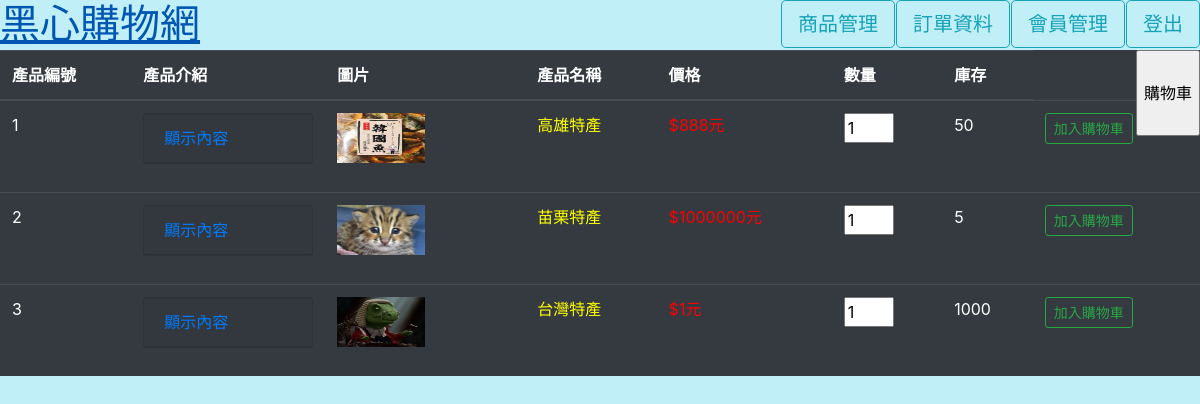
The app's page /index.php (signed in) with its own data.
### tables this page shows
create table res
(
    `resId` int auto_increment primary key,
    `resname` varchar(30),
    `detail` varchar(40),
    `price` int,
    `stock` int,
     `temp` int
);

### index.php (the view, shortened to what this page needs)
<?php
require "connect.php";
if (isset($_SESSION["userName"])) {
    $user = $_SESSION["userName"];
} else {
    $user = "guest";
}
$sql = "select * from res";
$result = mysqli_query($link, $sql);
?>
<!DOCTYPE html>
<html lang="en">
<head>
  <link rel="stylesheet" href="https://maxcdn.bootstrapcdn.com/bootstrap/4.5.2/css/bootstrap.min.css">
</head>
<body style="background-color: #c1eff7">
<div id = "all">
  <form method="post" class="header" >
  <h1><a href="index.php" >黑心購物網</a></h1>
  <a href = "login.php" class = "btn btn-outline-info btn-lg fl" name="btnlogin"><?php if ($user == "guest") {echo "登入";} else {echo "登出";}?></a>
  <a href = "membermanage.php" id=btnmember style="<?php if ($_SESSION["check"] == 0) {echo "display:none";}?>" name = btnmember class = "btn btn-outline-info btn-lg fm">會員管理</a>
  <a href = "buylist.php" class = "btn btn-outline-info btn-lg fl2" name="btnlist">訂單資料</a>
  <a href = "resmanage.php" id=btnmember style="<?php if ($_SESSION["check"] == 0) {?><?="display:none"?><?php }?>" name = btnmember class = "btn btn-outline-info btn-lg fn">商品管理</a>
  <input type="submit" id="buycar" name="buycar" value="購物車" class="car"/>
  </form>
<div>
<div class="tb">
<table class="table table-dark">
    <thead>
      <tr>
        <th>產品編號</th>
        <th>產品介紹</th>
        <th>圖片</th>
        <th>產品名稱</th>
        <th>價格</th>
        <th>數量</th>
        <th>庫存</th>
      </tr>
    </thead>
    <tbody>
    <?php while ($row = mysqli_fetch_assoc($result)) {?>
        <tr>
        <td style ="width100px;"><?=$row["resId"]?></td>
        <td>
        <div id="accordion">
        <div class="card text-white bg-dark mb-3">
        <div class="card-header">
        <a class="collapsed card-link" data-toggle="collapse" href="#<?="demo".$row["resId"]?>">顯示內容</a>
        </div>
        </td>
        <td style = "width:200px;"><img style="width:50%;height:50px"src="resimage/<?=$row["resname"]?>.jpg"/></td>
        <td style = "color:yellow"><?=$row["resname"]?></td>
        <td style = "color:red"><?="$" . $row["price"] . "元"?></td>
        <form id = "formadd" name="formadd" >
        <td><input  <?php if ($row["stock"] == 0) {echo "disabled= disabled";}?>name="number" id="number" type="number" value=1 oninput="if(value<1)value=1" max ="<?=$row["stock"]?>"style ="width:50px"/></td>
        <td><?=$row["stock"]?></td>
        <td>
            <span>
            <input type="submit" name="addcar" <?php if ($row["stock"] > 0) {echo 'value="加入購物車" class="btn btn-outline-success btn-sm"';} else {echo 'disabled=disabled value="補貨中" class="btn btn-outline-danger btn-sm"';}?>/>
            </span>
        </form>
      </tr>
    <?php }?>
    </tbody>
  </table>
</div>
</body>
</html>

### index.php (style rules this page uses)
.header { height:50px; line-height:80px; width:100%; background-color: #c1eff7; padding-right: 15px; position: fixed; z-index:50; }
.car { position:fixed; right:0px; top:50px; }
.fl { position:fixed; right:0px; top:0px; }
.fm { position:fixed; right:75px; top:0px; }
.tb { top:50px; position:relative; z-index:0; }
.fl2 { position:fixed; right:190px; top:0px; }
.fn { position:fixed; right:305px; top:0px; }

### records on screen
res: resId "1", resname (picture), resname "高雄特產", price "888", number "1", stock "50", addcar "加入購物車"
res: resId "2", resname (picture), resname "苗栗特產", price "1000000", number "1", stock "5", addcar "加入購物車"
res: resId "3", resname (picture), resname "台灣特產", number "1", stock "1000", addcar "加入購物車"
